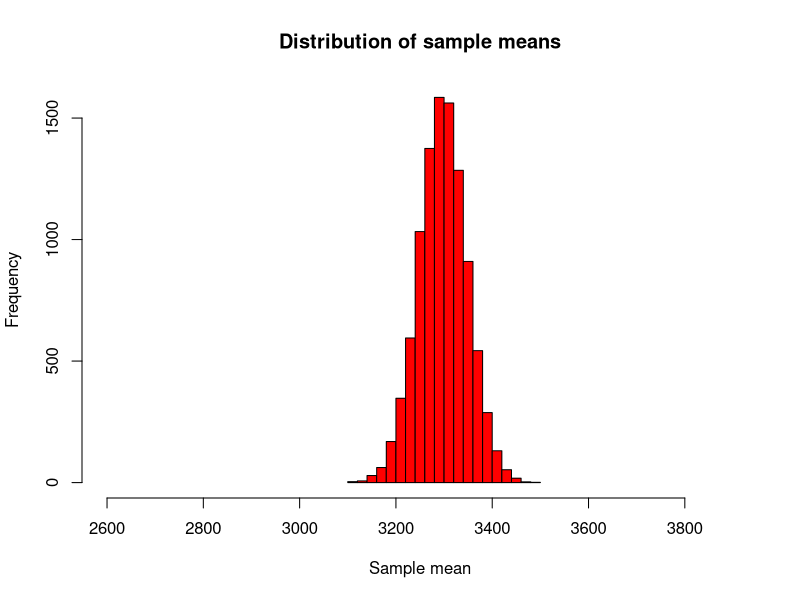

Write R code to recreate this figure.
## ---- chunk 1

# make a populations of 10000 babies with mean of 3300 and sd of 500
myPopulation <- rnorm(10000, mean = 3300, sd = 500)

# create somewhere to story the 10000 values
myResult <- numeric(length = 10000)

# repeat this process 10,000 times

for(i in 1:10000){
  mySample <- sample(myPopulation, 100)
  myMean <- mean(mySample)
#  print(myMean)
#store the mean in myReults vector  
  myResult[i] <- myMean
}

#plot a histogram

hist(myResult, xlim = c(2600,3900), 
     main = "Distribution of sample means",
     xlab = "Sample mean", 
     col = "red")
